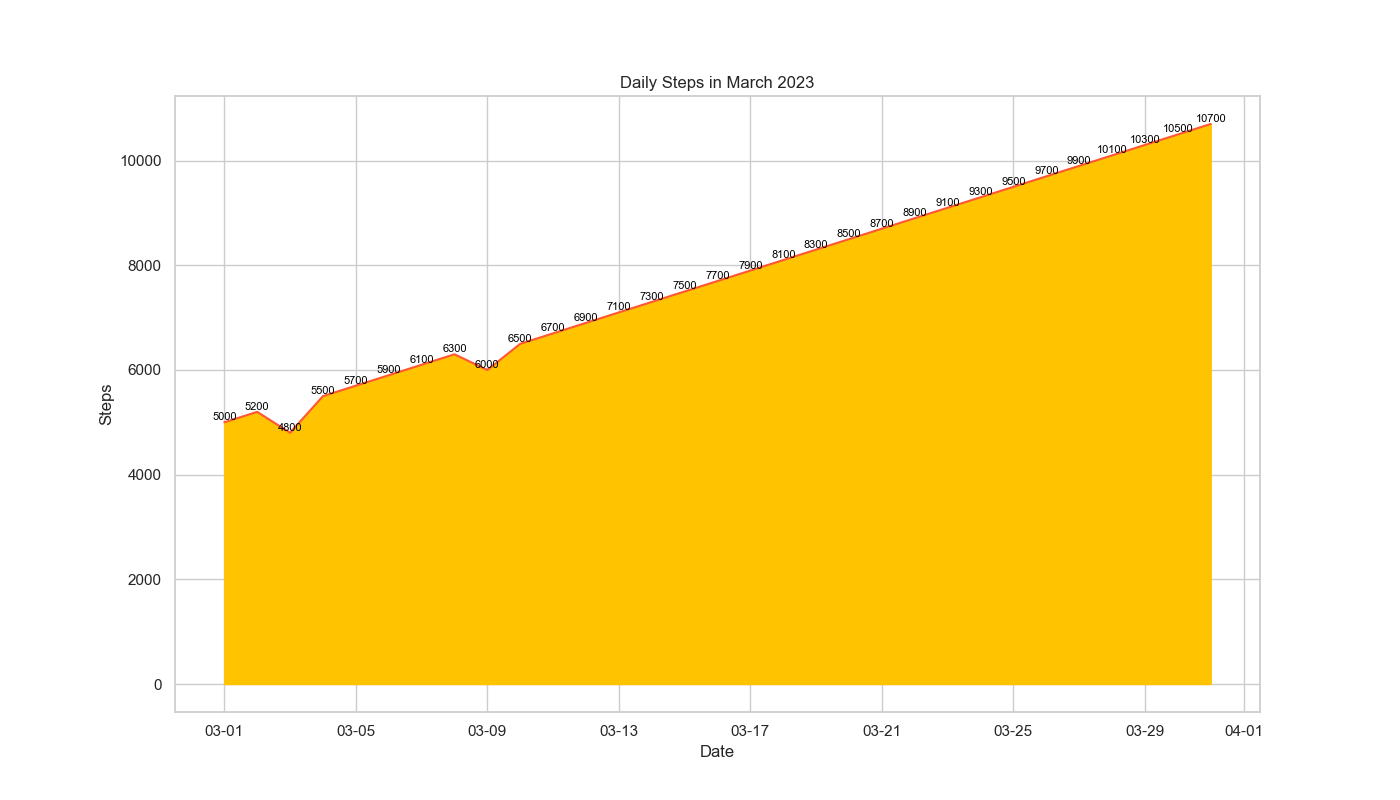

Recreate this plot in Python.

import pandas as pd
import seaborn as sns
import matplotlib.pyplot as plt
from matplotlib.dates import DateFormatter

# Data
data = {
    'Date': pd.date_range(start='2023-03-01', periods=31, freq='D'),
    'Steps': [5000, 5200, 4800, 5500, 5700, 5900, 6100, 6300, 6000, 6500, 6700, 6900, 7100, 7300, 7500,
              7700, 7900, 8100, 8300, 8500, 8700, 8900, 9100, 9300, 9500, 9700, 9900, 10100, 10300, 10500, 10700]
}

df = pd.DataFrame(data)

# Plot
plt.figure(figsize=(14, 8))
sns.set_theme(style="whitegrid")
ax = sns.lineplot(x='Date', y='Steps', data=df, color='#FF5733')
ax.fill_between(df['Date'], df['Steps'], color="#FFC300")
ax.set(title='Daily Steps in March 2023', xlabel='Date', ylabel='Steps')
date_form = DateFormatter("%m-%d")
ax.xaxis.set_major_formatter(date_form)

# Annotation
for index, row in df.iterrows():
    ax.text(row['Date'], row['Steps'], f'{row["Steps"]}', 
            ha='center', va='bottom', fontsize=8, color='black')

plt.show()
